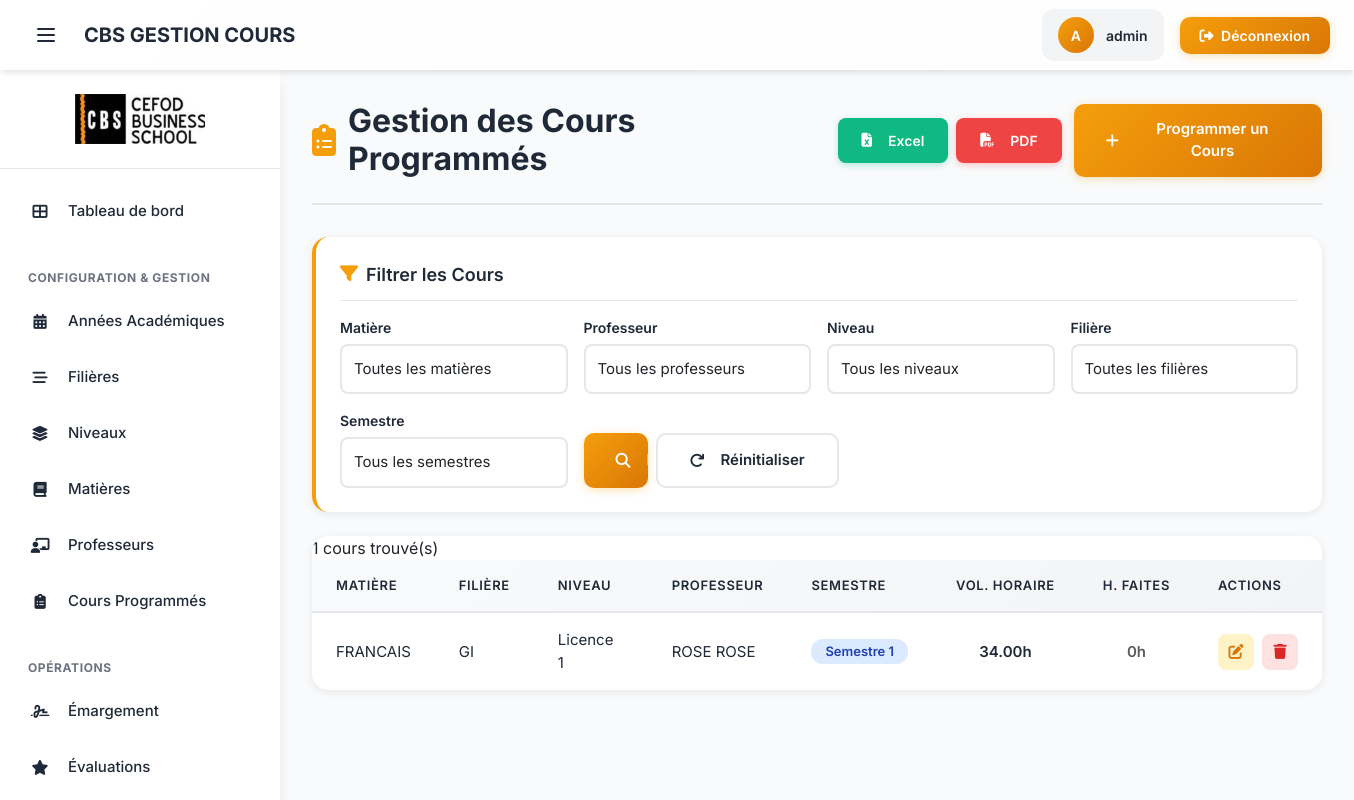
Screenshot of /cours-programmes/ (signed in) with the database file from the repository.
### gestion_cours/models.py (models this page shows, shortened)
class MatiereProgrammee(models.Model):
    SEMESTRE_CHOICES = [
        ('S1', 'Semestre 1'),
        ('S2', 'Semestre 2'),
    ]
    matiere = models.ForeignKey(Matiere, on_delete=models.CASCADE)
    filiere = models.ForeignKey(Filiere, on_delete=models.CASCADE)
    niveau = models.ForeignKey(Niveau, on_delete=models.CASCADE)
    professeur = models.ForeignKey(Professeur, on_delete=models.CASCADE)
    annee_academique = models.ForeignKey(AnneeAcademique, on_delete=models.CASCADE)
    semestre = models.CharField(
        max_length=2,
        choices=SEMESTRE_CHOICES,
        default='S1'
    )
    nbr_heure = models.DecimalField(max_digits=5, decimal_places=2, verbose_name="Volume horaire prévu")
    date_debut_estimee = models.DateField(null=True, blank=True)
    date_fin_estimee = models.DateField(null=True, blank=True)
    class Meta:
        verbose_name_plural = "Matières Programmées"
        unique_together = ('matiere', 'filiere', 'niveau', 'annee_academique', 'semestre')

class Matiere(models.Model):
    code = models.CharField(max_length=10, unique=True)
    libelle = models.CharField(max_length=100)
    def __str__(self):
        return self.libelle
    class Meta:
        verbose_name_plural = "Matières"

class Filiere(models.Model):
    code = models.CharField(max_length=10, unique=True)
    libelle = models.CharField(max_length=100)
    def __str__(self):
        return self.libelle
    class Meta:
        verbose_name_plural = "Filières"

class Niveau(models.Model):
    LIBELLE_CHOICES = [
        ('Licence', 'Licence'),
        ('Master', 'Master'),
    ]
    libelle = models.CharField(max_length=10, choices=LIBELLE_CHOICES)
    niv = models.IntegerField() # 1, 2 ou 3
    filiere = models.ForeignKey(Filiere, on_delete=models.CASCADE)
    def __str__(self):
        return f"{self.libelle} {self.niv} - {self.filiere.code}"
    class Meta:
        verbose_name_plural = "Niveaux"
        unique_together = ('libelle', 'filiere', 'niv')

class Professeur(models.Model):
    nom = models.CharField(max_length=100)
    prenoms = models.CharField(max_length=150)
    contact = models.CharField(max_length=50, unique=True)
    email = models.EmailField(unique=True)
    grade = models.CharField(
        max_length=100,
        null=True,
        blank=True,
        verbose_name="Grade universitaire"
    )
    domaine = models.CharField(
        max_length=100,
        null=True,
        blank=True,
        verbose_name="Domaine d'expertise"
    )
    cv = models.FileField(
        upload_to='professeurs/cvs/',
        null=True,
        blank=True,
        verbose_name="CV (Fichier)"
    )
    dernier_diplome = models.FileField(
        upload_to='professeurs/diplomes/',
        null=True,
        blank=True,
        verbose_name="Dernier Diplôme (Fichier)"
    )
    def __str__(self):
        return f"{self.nom} {self.prenoms}"
    class Meta:
        verbose_name = "Professeur"
        verbose_name_plural = "Professeurs"
        ordering = ['nom']

### gestion_cours/views_cours_management.py (the view, shortened to what this page needs)
# urls.py: path('cours-programmes/', views.matiereprogrammee_list_view, name='matiereprogrammee_list'),
@login_required
def matiereprogrammee_list_view(request):
    annee_active = get_active_annee_academique()
    if not annee_active:
        messages.warning(request, "Attention : Aucune Année Académique active. Affichage de la liste vide.")
        matiere_list = MatiereProgrammee.objects.none()
    else:
        matiere_list = MatiereProgrammee.objects.filter(
            annee_academique=annee_active
        ).select_related(
            'matiere', 'professeur', 'niveau', 'filiere', 'annee_academique'
        ).order_by('filiere__libelle', 'niveau__niv')
    matiere_filter = MatiereProgrammeeFilter(request.GET, queryset=matiere_list)
    context = {
        'filter': matiere_filter,
        'object_list': matiere_filter.qs,
    }
    return render(request, 'gestion_cours/matiereprogrammee_list.html', context)

### gestion_cours/templates/gestion_cours/matiereprogrammee_list.html (shortened to what this page needs)
{% extends "base.html" %}
{% load static %}
{% block content %}
<div class="page-header">
    <h1 class="page-title">
        <i class="fas fa-clipboard-list"></i>
        Gestion des Cours Programmés
    </h1>
    <div class="page-actions">
        <div class="export-buttons">
            <a href="?{% for key, value in request.GET.items %}{% if key != 'export' %}{{ key }}={{ value }}&{% endif %}{% endfor %}export=excel"
               class="btn-export btn-export-excel">
                <i class="fas fa-file-excel me-2"></i>Excel
            </a>
            <a href="?{% for key, value in request.GET.items %}{% if key != 'export' %}{{ key }}={{ value }}&{% endif %}{% endfor %}export=pdf"
               class="btn-export btn-export-pdf">
                <i class="fas fa-file-pdf me-2"></i>PDF
            </a>
        </div>
        <a href="{% url 'gestion_cours:matiereprogrammee_create' %}" class="btn btn-primary">
            <i class="fas fa-plus me-2"></i>Programmer un Cours
        </a>
    </div>
</div>
<div class="filter-card">
    <div class="filter-header">
        <i class="fas fa-filter"></i>
        Filtrer les Cours
    </div>
    <form method="get" class="filter-form">
        {% for field in filter.form %}
        <div class="filter-group">
            <label for="{{ field.id_for_label }}">{{ field.label }}</label>
            {{ field }}
        </div>
        {% endfor %}
        <div class="filter-actions">
            <button type="submit" class="btn btn-primary">
                <i class="fas fa-search me-2"></i>Filtrer
            </button>
            <a href="{% url 'gestion_cours:matiereprogrammee_list' %}" class="btn btn-secondary">
                <i class="fas fa-redo me-2"></i>Réinitialiser
            </a>
        </div>
    </form>
</div>
<div class="table-card">
    <div class="table-wrapper">
        {% if object_list %}
        <div class="results-info">
            {{ object_list|length }} cours trouvé(s)
        </div>
        <table class="data-table" data-sortable>
            <thead>
                <tr>
                    <th data-sortable>Matière</th>
                    <th data-sortable>Filière</th>
                    <th data-sortable>Niveau</th>
                    <th data-sortable>Professeur</th>
                    <th data-sortable>Semestre</th>
                    <th class="text-center">Vol. Horaire</th>
                    <th class="text-center">H. Faites</th>
                    <th class="col-actions">Actions</th>
                </tr>
            </thead>
            <tbody>
                {% for cours in object_list %}
                <tr>
                    <td class="font-medium">{{ cours.matiere.libelle }}</td>
                    <td>{{ cours.filiere.code }}</td>
                    <td>{{ cours.niveau.libelle }} {{ cours.niveau.niv }}</td>
                    <td>{{ cours.professeur }}</td>
                    <td>
                        <span class="badge badge-info">{{ cours.get_semestre_display }}</span>
                    </td>
                    <td class="text-center col-number">{{ cours.nbr_heure }}h</td>
                    <td class="text-center col-number">
                        {% if cours.total_heures_faites %}
                            <span class="badge badge-success">{{ cours.total_heures_faites }}h</span>
                        {% else %}
                            <span class="text-muted">0h</span>
                        {% endif %}
                    </td>
                    <td class="col-actions">
                        <div class="action-buttons">
                            <a href="{% url 'gestion_cours:matiereprogrammee_update' cours.pk %}"
                               class="action-btn action-btn-edit"
                               title="Modifier">
                                <i class="fas fa-edit"></i>
                            </a>
                            <a href="{% url 'gestion_cours:matiereprogrammee_delete' cours.pk %}"
                               class="action-btn action-btn-delete"
                               title="Supprimer"
                               data-confirm="Voulez-vous vraiment supprimer ce cours ?">
                                <i class="fas fa-trash"></i>
                            </a>
                        </div>
                    </td>
                </tr>
                {% endfor %}
            </tbody>
        </table>
        {% endif %}
    </div>
</div>
{% endblock %}

### gestion_cours/templates/base.html (shortened to what this page needs)
{% load static %}
<!DOCTYPE html>
<html lang="fr">
<head>
    <link href="https://cdn.jsdelivr.net/npm/bootstrap@5.3.3/dist/css/bootstrap.min.css" rel="stylesheet">
        <link rel="stylesheet" href="{% static 'css/forms.css' %}">
    <link rel="stylesheet" href="{% static 'css/tables.css' %}">
    <link rel="stylesheet" href="https://cdnjs.cloudflare.com/ajax/libs/font-awesome/6.4.2/css/all.min.css">
    <link rel="stylesheet" href="{% static 'css/sidebar.css' %}">
    <link rel="stylesheet" href="{% static 'css/animations.css' %}">
    <link rel="stylesheet" href="{% static 'css/custom.css' %}">
</head>
<body>
    <div class="layout-wrapper">
        <header class="app-header">
            <div class="header-left">
                <button id="menu-toggle" class="menu-toggle" aria-label="Toggle menu">
                    <svg fill="none" stroke="currentColor" viewBox="0 0 24 24">
                        <path stroke-linecap="round" stroke-linejoin="round" stroke-width="2" d="M4 6h16M4 12h16M4 18h16"/>
                    </svg>
                </button>
                <a href="{% url 'gestion_cours:landing' %}" class="header-logo">
                    CBS GESTION COURS
                </a>
            </div>
            <div class="header-right">
                {% if user.is_authenticated %}
                    <div class="user-info">
                        <div class="user-avatar">
                            {{ user.username|first|upper }}
                        </div>
                        <span class="user-name">{{ user.username }}</span>
                    </div>
                    <form method="post" action="{% url 'logout' %}" class="d-inline">
                        <button type="submit" class="btn-logout">
                            <i class="fas fa-sign-out-alt me-1"></i>
                            Déconnexion
                        </button>
                    </form>
                {% else %}
                    <a href="{% url 'login' %}" class="btn-logout">
                        <i class="fas fa-sign-in-alt me-1"></i>
                        Connexion
                    </a>
                {% endif %}
            </div>
        </header>
        <nav class="app-sidebar">
            <div class="sidebar-logo">
                <a href="{% url 'gestion_cours:landing' %}">
                    <img src="{% static 'img/logo.jpg' %}" alt="CBS Logo">
                </a>
            </div>
            <div class="sidebar-nav">
                <div class="nav-section">
                    <div class="nav-item">
                        <a href="{% url 'gestion_cours:home' %}" class="nav-link">
                            <span class="nav-link-icon">
                                <i class="fas fa-th-large"></i>
                            </span>
                            <span class="nav-link-text">Tableau de bord</span>
                        </a>
                    </div>
                </div>
                <div class="nav-section">
                    <div class="nav-section-title">Configuration & Gestion</div>
                    <div class="nav-item">
                        <a href="{% url 'gestion_cours:anneeacademique_list' %}" class="nav-link">
                            <span class="nav-link-icon">
                                <i class="fas fa-calendar-alt"></i>
                            </span>
                            <span class="nav-link-text">Années Académiques</span>
                        </a>
                    </div>
                    <div class="nav-item">
                        <a href="{% url 'gestion_cours:filiere_list' %}" class="nav-link">
                            <span class="nav-link-icon">
                                <i class="fas fa-stream"></i>
                            </span>
                            <span class="nav-link-text">Filières</span>
                        </a>
                    </div>
                    <div class="nav-item">
                        <a href="{% url 'gestion_cours:niveau_list' %}" class="nav-link">
                            <span class="nav-link-icon">
                                <i class="fas fa-layer-group"></i>
                            </span>
                            <span class="nav-link-text">Niveaux</span>
                        </a>
                    </div>
                    <div class="nav-item">
                        <a href="{% url 'gestion_cours:matiere_list' %}" class="nav-link">
                            <span class="nav-link-icon">
                                <i class="fas fa-book"></i>
                            </span>
                            <span class="nav-link-text">Matières</span>
                        </a>
                    </div>
                    <div class="nav-item">
                        <a href="{% url 'gestion_cours:professeur_list' %}" class="nav-link">
                            <span class="nav-link-icon">
                                <i class="fas fa-chalkboard-teacher"></i>
                            </span>
                            <span class="nav-link-text">Professeurs</span>
                        </a>
                    </div>
                    <div class="nav-item">
                        <a href="{% url 'gestion_cours:matiereprogrammee_list' %}" class="nav-link">
                            <span class="nav-link-icon">
                                <i class="fas fa-clipboard-list"></i>
                            </span>
                            <span class="nav-link-text">Cours Programmés</span>
                        </a>
                    </div>
                </div>
                <div class="nav-section">
                    <div class="nav-section-title">Opérations</div>
                    <div class="nav-item">
                        <a href="{% url 'gestion_cours:emargement_selection' %}" class="nav-link">
                            <span class="nav-link-icon">
                                <i class="fas fa-signature"></i>
                            </span>
                            <span class="nav-link-text">Émargement</span>
                        </a>
                    </div>
                    <div class="nav-item">
                        <a href="{% url 'gestion_cours:evaluation_list' %}" class="nav-link">
                            <span class="nav-link-icon">
                                <i class="fas fa-star"></i>
                            </span>
                            <span class="nav-link-text">Évaluations</span>
                        </a>
                    </div>
                </div>
            </div>
        </nav>
        <main class="app-main">
            <div class="animate-fade-in-up">
                {% block content %}{% endblock content %}
            </div>
        </main>
    </div>
</body>
</html>

### rows the page displays
MatiereProgrammee: matiere.libelle "FRANCAIS", filiere.code "GI", niveau.libelle "Licence", niveau.niv "1", professeur "ROSE ROSE", semestre "Semestre 1", nbr_heure "34.00"

### other values shown
{{ user.username|first|upper }} "A"
{{ user.username }} "admin"
{{ field.label }} "Matière" "Professeur" "Niveau" "Filière" "Semestre"
{{ object_list|length }} "1"
